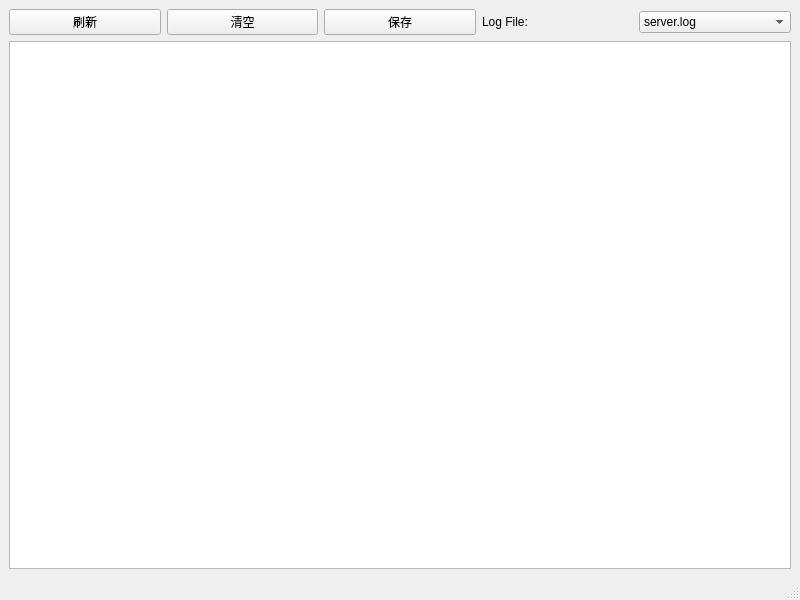
<?xml version="1.0" encoding="UTF-8"?>
<ui version="4.0">
 <class>LogViewerWindow</class>
 <widget class="QMainWindow" name="LogViewerWindow">
  <property name="geometry">
   <rect>
    <x>0</x>
    <y>0</y>
    <width>800</width>
    <height>600</height>
   </rect>
  </property>
  <property name="windowTitle">
   <string>Log Viewer</string>
  </property>
  <widget class="QWidget" name="centralwidget">
   <layout class="QVBoxLayout" name="verticalLayout">
    <item>
     <layout class="QHBoxLayout" name="horizontalLayout">
      <item>
       <widget class="QPushButton" name="btnRefresh">
        <property name="text">
         <string>刷新</string>
        </property>
       </widget>
      </item>
      <item>
       <widget class="QPushButton" name="btnClear">
        <property name="text">
         <string>清空</string>
        </property>
       </widget>
      </item>
      <item>
       <widget class="QPushButton" name="btnSave">
        <property name="text">
         <string>保存</string>
        </property>
       </widget>
      </item>
      <item>
       <widget class="QLabel" name="label_2">
        <property name="text">
         <string>Log File:</string>
        </property>
       </widget>
      </item>
      <item>
       <widget class="QComboBox" name="comboLogFile">
        <item>
         <property name="text">
          <string>server.log</string>
         </property>
        </item>
        <item>
         <property name="text">
          <string>error.log</string>
         </property>
        </item>
        <item>
         <property name="text">
          <string>access.log</string>
         </property>
        </item>
       </widget>
      </item>
     </layout>
    </item>
    <item>
     <widget class="QTextEdit" name="textLog">
      <property name="readOnly">
       <bool>true</bool>
      </property>
     </widget>
    </item>
   </layout>
  </widget>
  <widget class="QMenuBar" name="menubar">
   <property name="geometry">
    <rect>
     <x>0</x>
     <y>0</y>
     <width>800</width>
     <height>22</height>
    </rect>
   </property>
  </widget>
  <widget class="QStatusBar" name="statusbar"/>
 </widget>
 <resources/>
 <connections/>
</ui>
